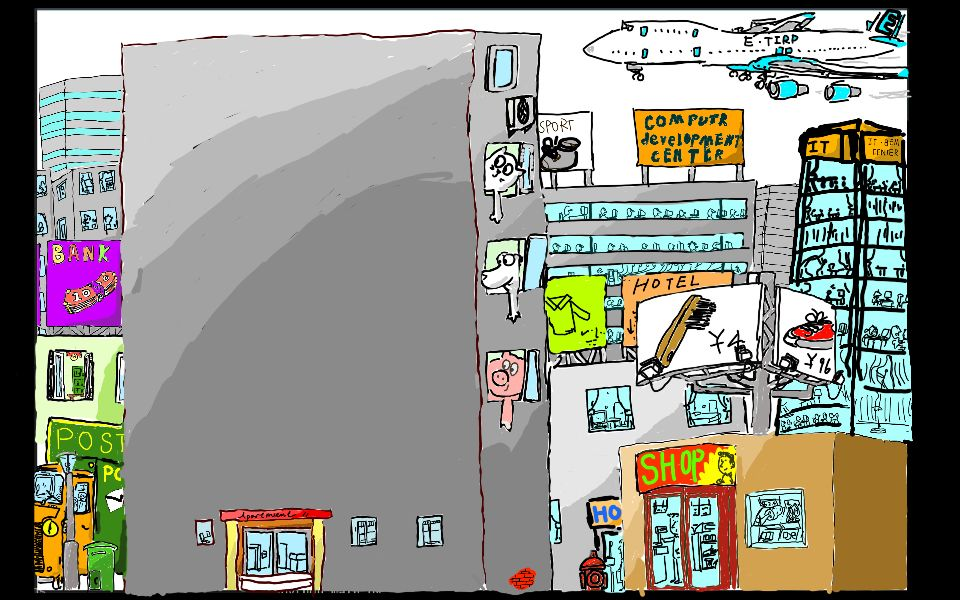
#> input picture background.jpg, 960 x 600 px
$ python show.py
#> lines starting #> are read from the running program, lines starting #| are printed output that depends on the picture; after the words box and inside, x2 and y2 are one past the last pixel; in counts of white or black regions, pixels touching at a corner belong together
#!/bin/env python
#coding: utf-8

import cv2
import numpy as np
import os.path as osp

curr_path = osp.dirname(osp.abspath(__file__))

class Show:
    def __init__(self, width=14, height=20):
#> called with width = 14, height = 20
        self.width_ = width
        self.height_ = height
        self.colors_ = [
            (0,0,0),        # 空白
            (0,255,255),
            (255,0,255),
            (0,0,255),
            (0,255,0),
            (200,128,128),
            (255,255,0),
            (255,255,255),
        ]
        self.dx_ = 30   # 每个小方块的大小
        self.dy_ = 30
        cv2.namedWindow('game')
        #self.canvas_ = np.zeros((800, 1200, 3), dtype=np.uint8)
        #self.canvas_[:,:,:] = 255    # 白底
        self.canvas_ = cv2.imread(osp.sep.join((curr_path, 'background.jpg')))
#> self.canvas_ is the input picture: shape (600, 960, 3); mean B, G, R 136, 145, 145.1
        self.canvas_ = cv2.resize(self.canvas_, (1200,800))
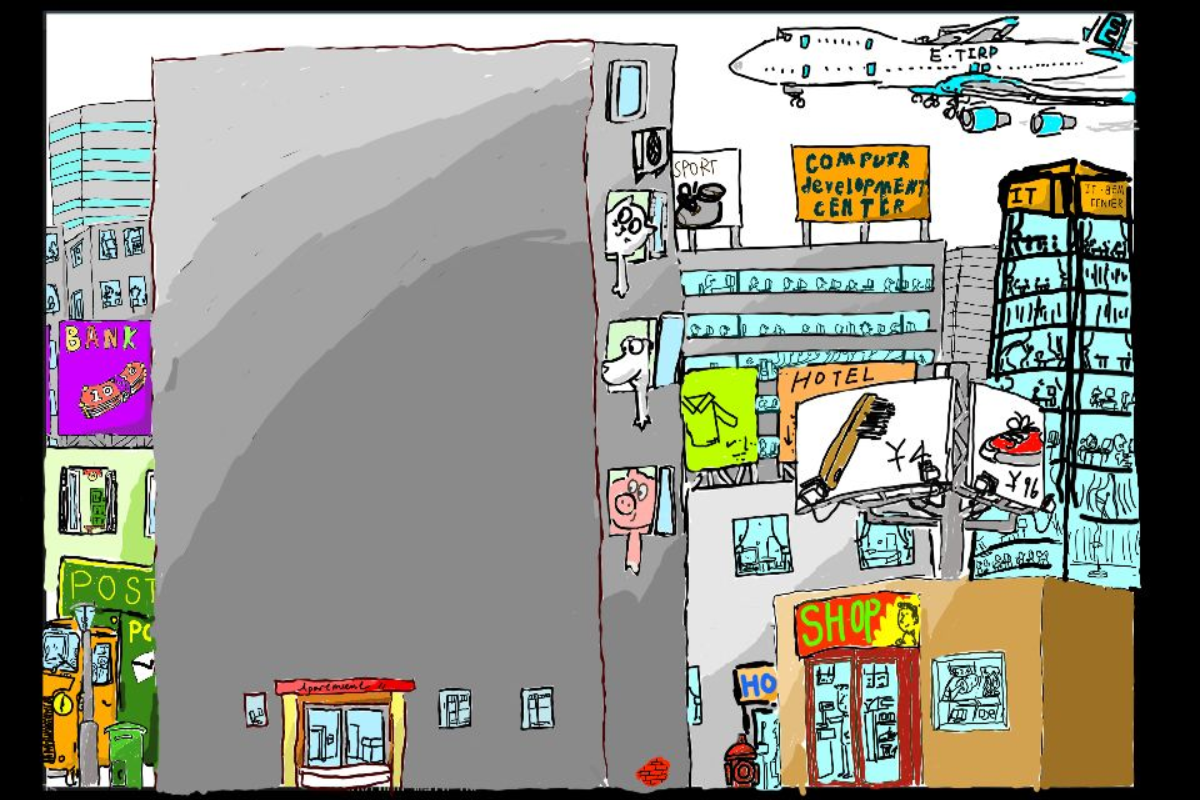
#> self.canvas_: shape (800, 1200, 3); mean B, G, R 136, 145, 145.1
        self.xoff_ = 160
        self.yoff_ = 70
        x1,y1,x2,y2 = self.xoff_-2,self.yoff_-2,self.xoff_+self.dx_*self.width_+2,self.yoff_+self.dy_*self.height_+2
        self.canvas_[y1:y2,x1:x2,:] = (64,64,64)
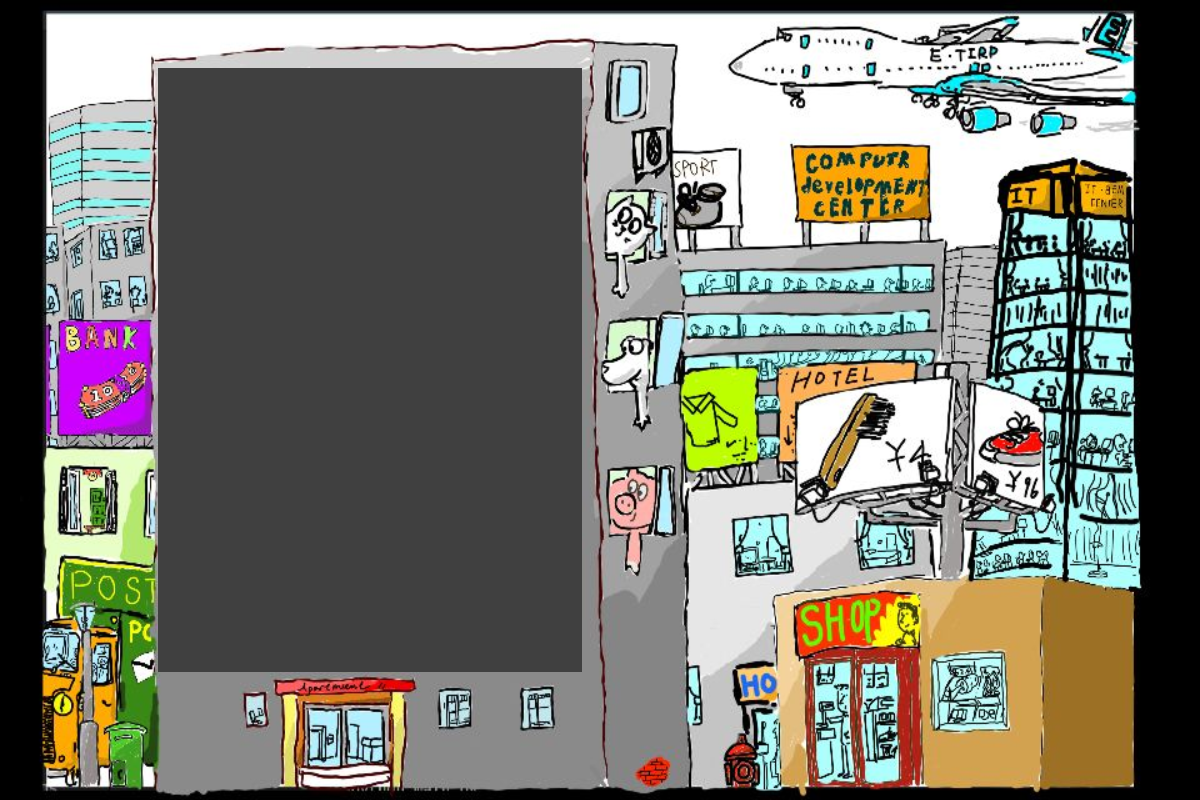
#> self.canvas_: shape (800, 1200, 3); mean B, G, R 111, 120, 120.1
        cv2.rectangle(self.canvas_, (x1,y1), (x2,y2), (128,128,128), 2)
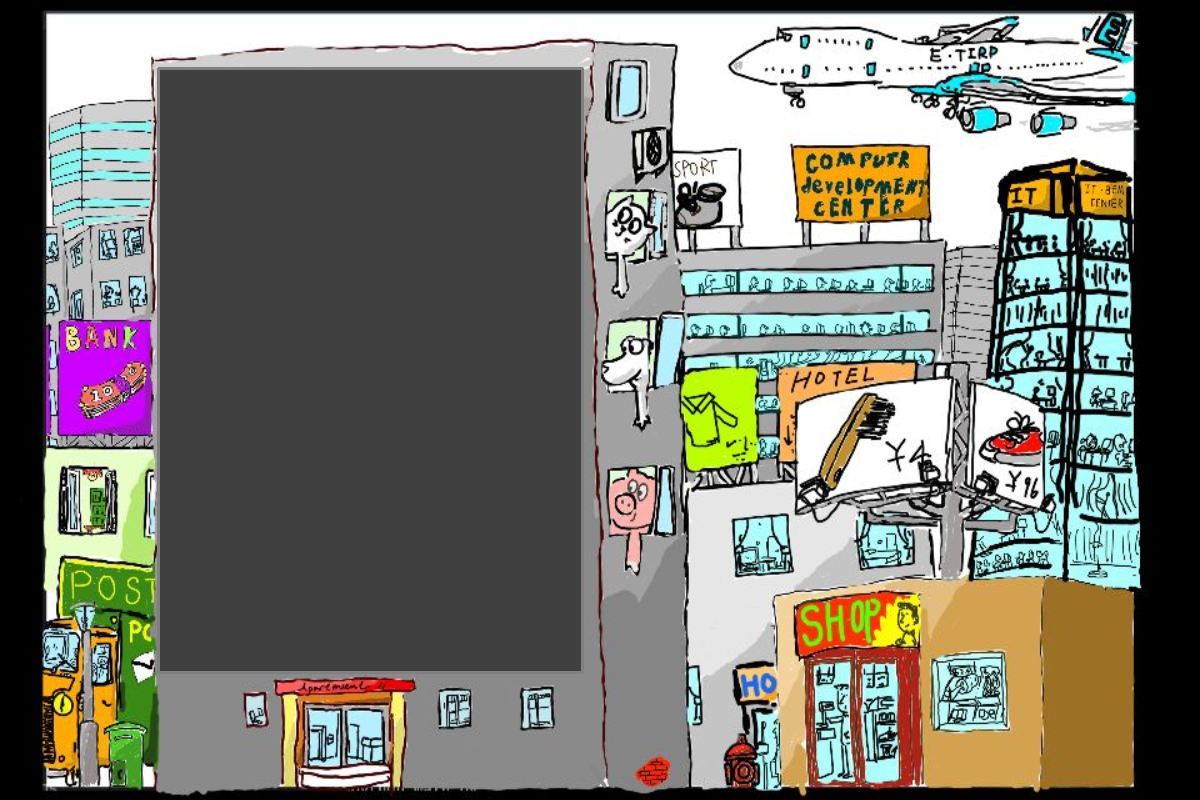
#> self.canvas_: shape (800, 1200, 3); 0.64% of pixels changed, all inside (x1, y1, x2, y2) = (157, 67, 584, 674)

    def wait_key(self, timeout):
        # 等待键盘
        cv2.imshow('game', self.canvas_)
        key = cv2.waitKey(timeout)
        return key

    def show(self, data):
        # data 为二维数组, 0 为空白, 1,2,..7 对应 7 种颜色
        assert(len(data) == self.height_)
        assert(len(data[0]) == self.width_)
        for r,row in enumerate(data):
            for c,cc in enumerate(row):
                # cc 为数据内容, r, c 为行列号
                x1,y1 = self.xoff_+c*self.dx_, self.yoff_+r*self.dy_
                x2,y2 = x1+self.dx_, y1+self.dy_
                cv2.rectangle(self.canvas_, (x1+1,y1+1), (x2-1,y2-1), self.colors_[cc], -1)
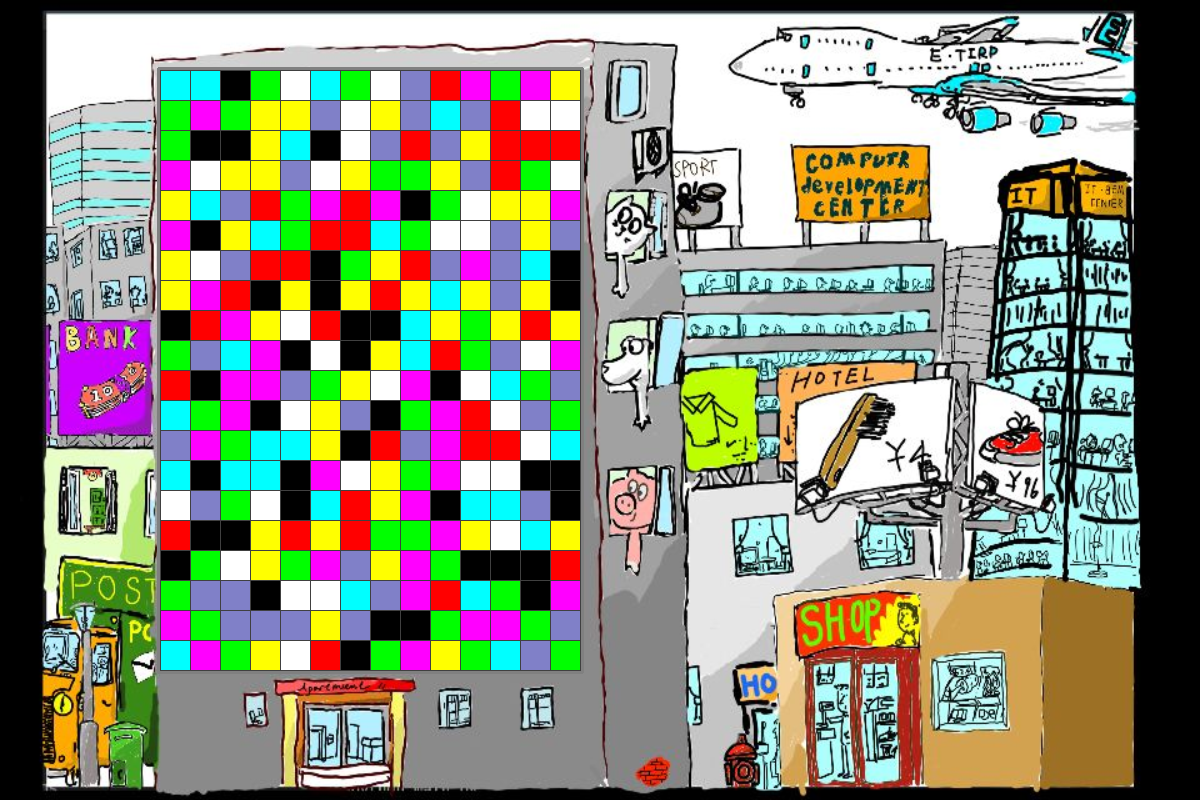
#> self.canvas_: shape (800, 1200, 3); mean B, G, R 122.3, 139.8, 139.2

    def show_gameover(self):
        y = self.yoff_ + 200
        x = self.xoff_ + 50
        self.canvas_[y:y+70, x:x+350] = (220,220,220)
        cv2.putText(self.canvas_, "GAME OVER", (x+20,y+40), cv2.FONT_HERSHEY_COMPLEX, 1.5, (0,0,0), 3)

    def show_info(self, info):
        y = self.yoff_ + 100
        x = self.xoff_ + self.dx_ * self.width_ + 120
        self.canvas_[y:y+80,x:x+450] = (255,255,255)
        cv2.putText(self.canvas_, info, (x,y+40), cv2.FONT_HERSHEY_COMPLEX, 1.0, (0,0,0), 2)


if __name__ == '__main__':
    import random
    w,h = 14,20
    s = Show(w,h)
    # 生成测试 data
    data = [[random.randint(0,7) for x in range(w)] for y in range(h)]
    s.show(data)
    s.wait_key(0)
#> (key Esc is pressed here)
